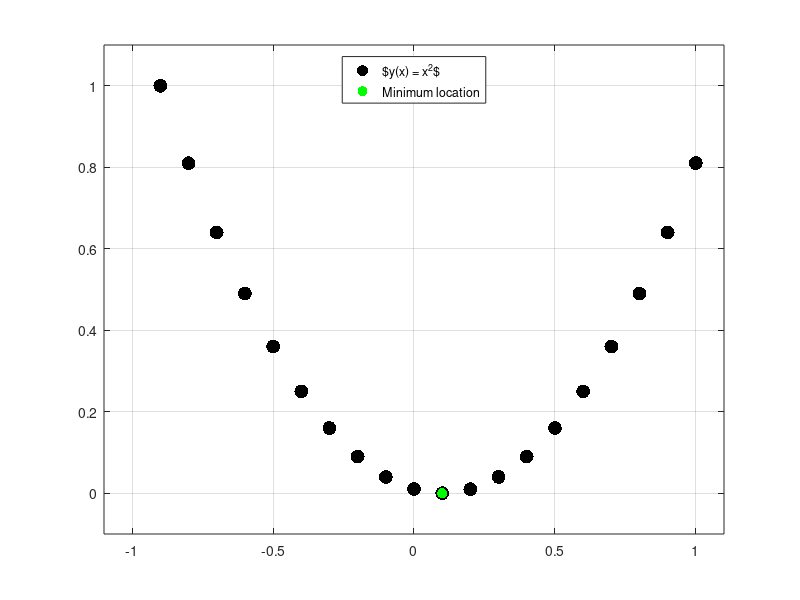

Source code (MATLAB): (Note: this script raises an error after producing the figure.)
clear;
addpath([pwd(),filesep(),'..',filesep(),'m']);

Dx = 0.1;        % Increment size of x values
x  = [-1:Dx:1];  % x values to check
y  = (x-0.1).^2; % Function to find minimum of

ymin = Inf;
xmin = NaN;

for i = 1:length(x)
    if y(i) < ymin
        ymin = y(i);
        xmin = x(i);
    end
end

% Vectorized version of for loop.
[ymin,imin] = min(y);
xmin = x(imin);

fprintf('Minimum value of y = %.2g at x = %.4f\n',...
        ymin,xmin);
    
figure(1);clf;hold on;grid on;
    plot(x,y,'k.','MarkerSize',30);
    plot(xmin,ymin,'g.','MarkerSize',22);
    legend('$y(x) = x^2$','Minimum location',...
           'Location','North');
    axis([-1.1 1.1 -0.1 1.1]);
    set(gca,'Box','on');
    saveplots('overview');
